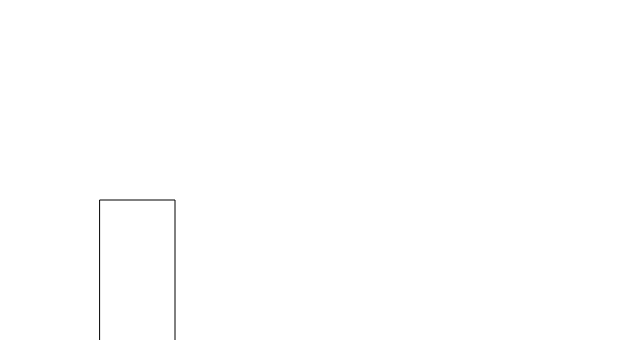
Frame 1 (no input)
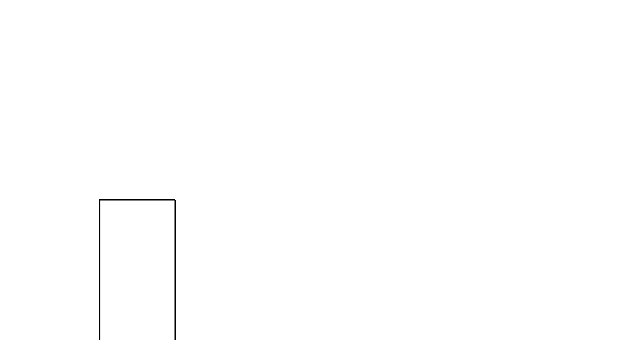
Frame 60 (no input)
Frame 120 (the mouse pressed at the canvas centre since frame 60): identical to frame 60, image omitted

The p5.js sketch that drew these frames (run headless with seeded random() and noise() and a simulated clock; from frame 60 on, the mouse is pressed at the canvas centre):

// p5.js sketch
// ── sketch.js
function setup() {
	createCanvas(640,340);
}

function draw() {
	rect(100,200,75,150);
}
